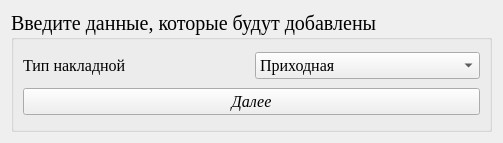
<?xml version="1.0" encoding="UTF-8"?>
<ui version="4.0">
 <class>add_data_to_inv_first_step</class>
 <widget class="QWidget" name="add_data_to_inv_first_step">
  <property name="geometry">
   <rect>
    <x>0</x>
    <y>0</y>
    <width>503</width>
    <height>143</height>
   </rect>
  </property>
  <property name="windowTitle">
   <string>Form</string>
  </property>
  <layout class="QGridLayout" name="gridLayout_2">
   <item row="0" column="0">
    <widget class="QGroupBox" name="groupBox">
     <property name="font">
      <font>
       <family>Times New Roman</family>
       <pointsize>15</pointsize>
      </font>
     </property>
     <property name="title">
      <string>Введите данные, которые будут добавлены</string>
     </property>
     <layout class="QGridLayout" name="gridLayout">
      <item row="0" column="0">
       <layout class="QHBoxLayout" name="horizontalLayout">
        <item>
         <widget class="QLabel" name="label">
          <property name="font">
           <font>
            <family>Times New Roman</family>
            <pointsize>12</pointsize>
           </font>
          </property>
          <property name="text">
           <string>Тип накладной</string>
          </property>
         </widget>
        </item>
        <item>
         <widget class="QComboBox" name="invoice_type">
          <property name="font">
           <font>
            <family>Times New Roman</family>
            <pointsize>12</pointsize>
           </font>
          </property>
          <item>
           <property name="text">
            <string>Приходная</string>
           </property>
          </item>
          <item>
           <property name="text">
            <string>Расходная</string>
           </property>
          </item>
         </widget>
        </item>
       </layout>
      </item>
      <item row="1" column="0">
       <widget class="QPushButton" name="next_step">
        <property name="font">
         <font>
          <family>Times New Roman</family>
          <pointsize>12</pointsize>
          <italic>true</italic>
         </font>
        </property>
        <property name="text">
         <string>Далее</string>
        </property>
       </widget>
      </item>
     </layout>
    </widget>
   </item>
  </layout>
 </widget>
 <resources/>
 <connections/>
</ui>
